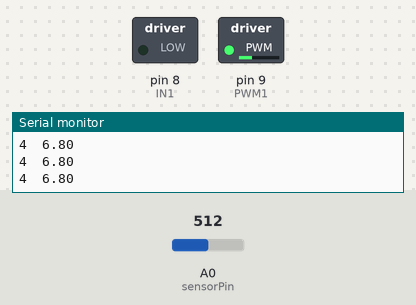
The sketch below on a simulated Arduino Uno, built with avr-gcc and run on an emulated ATmega328P. On the bench: switched loads named in the sketch (green lamp = pin HIGH), the last lines printed to the serial monitor. Inputs (shaded band) come from the test bench; at power-on: A0 (sensorPin) = 512.

Above: at 1.2 s.
1.3 s: A0 (sensorPin) set to 13
At 2.0 s:
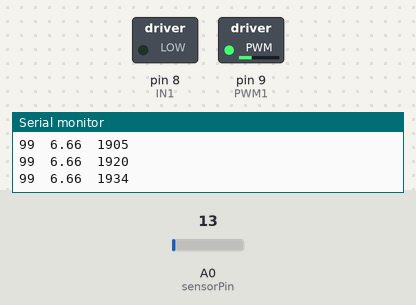
2.8 s: A0 (sensorPin) set to 10
At 3.9 s:
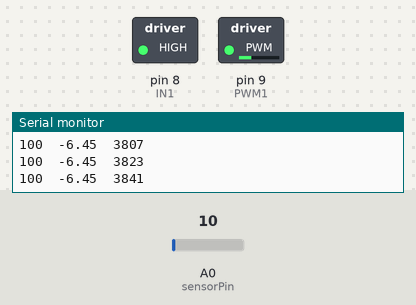
Timing chart, 0 to 5.8 s (numbered marks = the images above; inputs shaded):
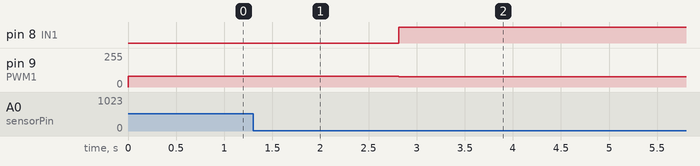

The sketch:

encoder.ino
```cpp
int IN1;
int IN2;
int PWM1;
int forWARDS = 1;
int backWARDS = 0;
//
int sensorPin = A0;    // select the input pin for the potentiometer
int ang=0;
int i=0;
int sensorValue = 0;   // variable to store the value coming from the sensor

void setup() {

  PWM1 = 9;
  IN1 = 8;
  IN2 = 7;
  pinMode(IN1, OUTPUT);
  pinMode(IN1, OUTPUT);
  pinMode(PWM1, OUTPUT);
  Serial.begin(9600);           // set up Serial library at 9600 bps

  sensorValue = analogRead(sensorPin);

}

void loop() {
  // Inicia la prueba al Motor
  // Voltaje Maximo de 20 V
  // Resolución del PWM = 256bits
  // Colocar la posición del eje en 0 grados
  if (ang < 50){
      double sp=82;
      shaftrev(IN1,IN2,PWM1,backWARDS,sp);
      sp=0.0719*sp + 0.9089;
      // read the value from the sensor:
      sensorValue = analogRead(sensorPin);
      ang=bit2ang(sensorValue);
      Serial.print(ang); Serial.print("\t");Serial.println(sp);
  }
  else if(ang<80){

      double sp=77;
      shaftrev(IN1,IN2,PWM1,backWARDS,sp);
      sp=0.0719*sp + 0.9089;
      // read the value from the sensor:
      sensorValue = analogRead(sensorPin);
      ang=bit2ang(sensorValue);
      Serial.print(ang); Serial.print("\t");Serial.print(sp);Serial.print("\t"); Serial.println(millis());
    }
  else if(ang<100 ){
      double sp=80;
      shaftrev(IN1,IN2,PWM1,backWARDS,sp);
      sp=0.0719*sp + 0.9089;
      // read the value from the sensor:
      sensorValue = analogRead(sensorPin);
      ang=bit2ang(sensorValue);
      Serial.print(ang); Serial.print("\t");Serial.print(sp);Serial.print("\t"); Serial.println(millis());
    }
    else{
      while (ang > -40){
       //Serial.println("stop");
       //delay(1000);
       i=1;
      double sp=77;
      shaftrev(IN1,IN2,PWM1,forWARDS,sp);
      sp=-0.0719*sp - 0.9089;
      // read the value from the sensor:
      sensorValue = analogRead(sensorPin);
      ang=bit2ang(sensorValue);
      Serial.print(ang); Serial.print("\t");Serial.print(sp);Serial.print("\t"); Serial.println(millis());

      }

      }
}
////////////////////////////////////////////////////////////////
int bit2ang(int a){
  int ang;
   //
    ang=-0.1899*a + 102.18;
    return ang;
  }

void shaftrev(int in1, int in2, int PWM, int sentido,int Wpulse)
{
  if(sentido == 0){ //backWARDS
    digitalWrite(in2, HIGH);
    digitalWrite(in1, LOW);
    analogWrite(PWM,Wpulse);
    }
  if(sentido == 1){ //forWARDS
    digitalWrite(in2, LOW);
    digitalWrite(in1, HIGH);
    analogWrite(PWM,Wpulse);
    }

}
```

Measured:
- the behaviour switches between 12 and 11 on A0 (sensorPin) (found by bisection; images 1 and 2)
- after the input at 1.3 s, pin 9 (PWM1): 82/255 → 80/255 at once
- after the input at 2.8 s, pin 8 (IN1): LOW → HIGH at once; pin 9 (PWM1): 80/255 → 77/255 at once
